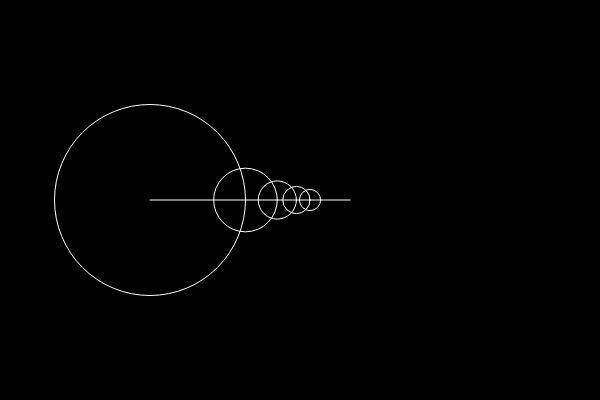
Frame 1 (no input)
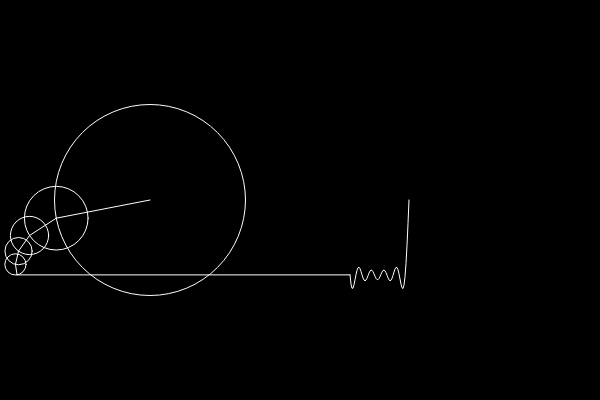
Frame 60 (no input)
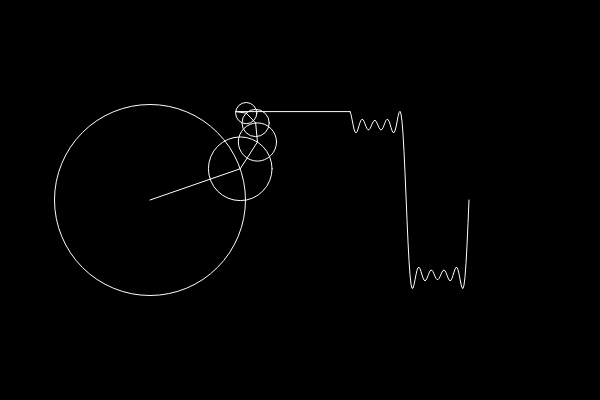
Frame 120 (the mouse pressed at the canvas centre since frame 60)

The p5.js sketch that drew these frames (run headless with seeded random() and noise() and a simulated clock; from frame 60 on, the mouse is pressed at the canvas centre):

// p5.js sketch
// ── sketch.js
let time = 0
let wave = []
let path = []


let slider
function setup(){
    createCanvas(600, 400)
    slider = createSlider(1,50,5)
}

function draw(){
    background(0)
    translate(150,200)
    
    let x = 0
    let y = 0
    let radius = 100

    for (let i=0; i< slider.value();i++){
        let prevx = x
        let prevy = y

        let n = i*2 +1
        let radius = 75 * (4/(n*PI))

        x += radius * cos(n*time)
        y += radius * sin(n*time)
        
        stroke(255)
        noFill()
        ellipse(prevx, prevy, radius * 2)
        
        //fill(255)
        stroke(255)
        line(prevx, prevy, x, y)
        //ellipse(x,y,8)

    }
    
    wave.unshift(y)
    translate(200,0)
    line(x-200, y, 0, wave[0])
    beginShape()
    noFill()
    for(let i=0; i<wave.length;i++ ){
        vertex(i, wave[i])
    }
    endShape()

    if (wave.length >250){
        wave.pop()
    }

    time += 0.05
}
